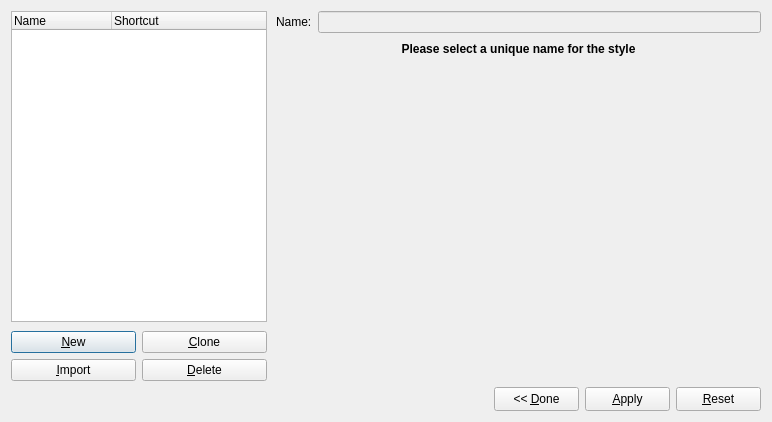
<?xml version="1.0" encoding="UTF-8"?>
<ui version="4.0">
 <class>StyleManager</class>
 <widget class="QDialog" name="StyleManager">
  <property name="enabled">
   <bool>true</bool>
  </property>
  <property name="geometry">
   <rect>
    <x>0</x>
    <y>0</y>
    <width>772</width>
    <height>422</height>
   </rect>
  </property>
  <property name="sizePolicy">
   <sizepolicy hsizetype="MinimumExpanding" vsizetype="Preferred">
    <horstretch>0</horstretch>
    <verstretch>0</verstretch>
   </sizepolicy>
  </property>
  <property name="windowTitle">
   <string>Style Manager</string>
  </property>
  <layout class="QVBoxLayout" name="verticalLayout_2">
   <item>
    <layout class="QHBoxLayout" name="horizontalLayout">
     <property name="spacing">
      <number>9</number>
     </property>
     <item>
      <layout class="QVBoxLayout" name="verticalLayout">
       <property name="spacing">
        <number>9</number>
       </property>
       <item>
        <widget class="StyleView" name="styleView">
         <property name="sizePolicy">
          <sizepolicy hsizetype="Preferred" vsizetype="Expanding">
           <horstretch>0</horstretch>
           <verstretch>0</verstretch>
          </sizepolicy>
         </property>
         <property name="contextMenuPolicy">
          <enum>Qt::CustomContextMenu</enum>
         </property>
         <property name="alternatingRowColors">
          <bool>true</bool>
         </property>
         <property name="allColumnsShowFocus">
          <bool>true</bool>
         </property>
         <column>
          <property name="text">
           <string>Name</string>
          </property>
         </column>
         <column>
          <property name="text">
           <string>Shortcut</string>
          </property>
         </column>
        </widget>
       </item>
       <item>
        <widget class="QFrame" name="leftFrame">
         <property name="sizePolicy">
          <sizepolicy hsizetype="Minimum" vsizetype="Preferred">
           <horstretch>0</horstretch>
           <verstretch>0</verstretch>
          </sizepolicy>
         </property>
         <property name="minimumSize">
          <size>
           <width>190</width>
           <height>0</height>
          </size>
         </property>
         <property name="maximumSize">
          <size>
           <width>32767</width>
           <height>32767</height>
          </size>
         </property>
         <property name="frameShape">
          <enum>QFrame::NoFrame</enum>
         </property>
         <property name="frameShadow">
          <enum>QFrame::Plain</enum>
         </property>
         <property name="lineWidth">
          <number>0</number>
         </property>
         <layout class="QGridLayout" name="gridLayout">
          <property name="leftMargin">
           <number>0</number>
          </property>
          <property name="topMargin">
           <number>0</number>
          </property>
          <property name="rightMargin">
           <number>0</number>
          </property>
          <property name="bottomMargin">
           <number>0</number>
          </property>
          <item row="0" column="0">
           <widget class="QPushButton" name="newButton">
            <property name="sizePolicy">
             <sizepolicy hsizetype="Preferred" vsizetype="Minimum">
              <horstretch>0</horstretch>
              <verstretch>0</verstretch>
             </sizepolicy>
            </property>
            <property name="minimumSize">
             <size>
              <width>0</width>
              <height>0</height>
             </size>
            </property>
            <property name="maximumSize">
             <size>
              <width>1000</width>
              <height>32767</height>
             </size>
            </property>
            <property name="text">
             <string>&amp;New</string>
            </property>
            <property name="shortcut">
             <string>Alt+N</string>
            </property>
           </widget>
          </item>
          <item row="0" column="1">
           <widget class="QPushButton" name="cloneButton">
            <property name="sizePolicy">
             <sizepolicy hsizetype="Preferred" vsizetype="Minimum">
              <horstretch>0</horstretch>
              <verstretch>0</verstretch>
             </sizepolicy>
            </property>
            <property name="minimumSize">
             <size>
              <width>0</width>
              <height>0</height>
             </size>
            </property>
            <property name="maximumSize">
             <size>
              <width>1000</width>
              <height>32767</height>
             </size>
            </property>
            <property name="toolTip">
             <string>Clone copies the style to make similar styles easily</string>
            </property>
            <property name="text">
             <string>&amp;Clone</string>
            </property>
            <property name="shortcut">
             <string>Alt+C</string>
            </property>
           </widget>
          </item>
          <item row="1" column="0">
           <widget class="QPushButton" name="importButton">
            <property name="sizePolicy">
             <sizepolicy hsizetype="Preferred" vsizetype="Minimum">
              <horstretch>0</horstretch>
              <verstretch>0</verstretch>
             </sizepolicy>
            </property>
            <property name="text">
             <string>&amp;Import</string>
            </property>
            <property name="shortcut">
             <string>Alt+I</string>
            </property>
           </widget>
          </item>
          <item row="1" column="1">
           <widget class="QPushButton" name="deleteButton">
            <property name="sizePolicy">
             <sizepolicy hsizetype="Preferred" vsizetype="Minimum">
              <horstretch>0</horstretch>
              <verstretch>0</verstretch>
             </sizepolicy>
            </property>
            <property name="text">
             <string>&amp;Delete</string>
            </property>
            <property name="shortcut">
             <string>Alt+D</string>
            </property>
           </widget>
          </item>
         </layout>
        </widget>
       </item>
      </layout>
     </item>
     <item>
      <widget class="QFrame" name="rightFrame">
       <property name="minimumSize">
        <size>
         <width>472</width>
         <height>0</height>
        </size>
       </property>
       <property name="frameShape">
        <enum>QFrame::NoFrame</enum>
       </property>
       <property name="frameShadow">
        <enum>QFrame::Plain</enum>
       </property>
       <property name="lineWidth">
        <number>0</number>
       </property>
       <layout class="QVBoxLayout">
        <property name="spacing">
         <number>0</number>
        </property>
        <property name="leftMargin">
         <number>0</number>
        </property>
        <property name="topMargin">
         <number>0</number>
        </property>
        <property name="rightMargin">
         <number>0</number>
        </property>
        <property name="bottomMargin">
         <number>0</number>
        </property>
        <item>
         <widget class="QFrame" name="editFrame">
          <property name="sizePolicy">
           <sizepolicy hsizetype="Expanding" vsizetype="Preferred">
            <horstretch>0</horstretch>
            <verstretch>0</verstretch>
           </sizepolicy>
          </property>
          <property name="frameShape">
           <enum>QFrame::NoFrame</enum>
          </property>
          <property name="frameShadow">
           <enum>QFrame::Plain</enum>
          </property>
          <property name="lineWidth">
           <number>0</number>
          </property>
          <layout class="QVBoxLayout">
           <property name="spacing">
            <number>9</number>
           </property>
           <property name="leftMargin">
            <number>0</number>
           </property>
           <property name="topMargin">
            <number>0</number>
           </property>
           <property name="rightMargin">
            <number>0</number>
           </property>
           <property name="bottomMargin">
            <number>0</number>
           </property>
           <item>
            <layout class="QHBoxLayout">
             <item>
              <widget class="QLabel" name="nameLabel">
               <property name="text">
                <string>Name:</string>
               </property>
               <property name="wordWrap">
                <bool>false</bool>
               </property>
              </widget>
             </item>
             <item>
              <widget class="QLineEdit" name="nameEdit">
               <property name="enabled">
                <bool>false</bool>
               </property>
              </widget>
             </item>
            </layout>
           </item>
           <item>
            <widget class="QLabel" name="uniqueLabel">
             <property name="maximumSize">
              <size>
               <width>32767</width>
               <height>30</height>
              </size>
             </property>
             <property name="font">
              <font>
               <weight>75</weight>
               <bold>true</bold>
              </font>
             </property>
             <property name="text">
              <string>Please select a unique name for the style</string>
             </property>
             <property name="alignment">
              <set>Qt::AlignCenter</set>
             </property>
             <property name="wordWrap">
              <bool>false</bool>
             </property>
            </widget>
           </item>
           <item>
            <widget class="QFrame" name="mainFrame">
             <property name="sizePolicy">
              <sizepolicy hsizetype="Expanding" vsizetype="MinimumExpanding">
               <horstretch>0</horstretch>
               <verstretch>0</verstretch>
              </sizepolicy>
             </property>
            </widget>
           </item>
          </layout>
         </widget>
        </item>
       </layout>
      </widget>
     </item>
    </layout>
   </item>
   <item>
    <layout class="QHBoxLayout" name="horizontalLayout_2">
     <item>
      <spacer name="horizontalSpacer">
       <property name="orientation">
        <enum>Qt::Horizontal</enum>
       </property>
       <property name="sizeHint" stdset="0">
        <size>
         <width>40</width>
         <height>20</height>
        </size>
       </property>
      </spacer>
     </item>
     <item>
      <layout class="QHBoxLayout">
       <property name="spacing">
        <number>6</number>
       </property>
       <property name="leftMargin">
        <number>0</number>
       </property>
       <property name="topMargin">
        <number>0</number>
       </property>
       <property name="rightMargin">
        <number>0</number>
       </property>
       <property name="bottomMargin">
        <number>0</number>
       </property>
       <item>
        <widget class="QPushButton" name="okButton">
         <property name="sizePolicy">
          <sizepolicy hsizetype="Preferred" vsizetype="Fixed">
           <horstretch>0</horstretch>
           <verstretch>0</verstretch>
          </sizepolicy>
         </property>
         <property name="minimumSize">
          <size>
           <width>85</width>
           <height>24</height>
          </size>
         </property>
         <property name="text">
          <string>&lt;&lt; &amp;Done</string>
         </property>
         <property name="shortcut">
          <string>Alt+D</string>
         </property>
        </widget>
       </item>
       <item>
        <widget class="QPushButton" name="applyButton">
         <property name="sizePolicy">
          <sizepolicy hsizetype="Preferred" vsizetype="Fixed">
           <horstretch>0</horstretch>
           <verstretch>0</verstretch>
          </sizepolicy>
         </property>
         <property name="minimumSize">
          <size>
           <width>85</width>
           <height>24</height>
          </size>
         </property>
         <property name="text">
          <string>&amp;Apply</string>
         </property>
         <property name="shortcut">
          <string>Alt+A</string>
         </property>
        </widget>
       </item>
       <item>
        <widget class="QPushButton" name="resetButton">
         <property name="sizePolicy">
          <sizepolicy hsizetype="Preferred" vsizetype="Fixed">
           <horstretch>0</horstretch>
           <verstretch>0</verstretch>
          </sizepolicy>
         </property>
         <property name="minimumSize">
          <size>
           <width>85</width>
           <height>24</height>
          </size>
         </property>
         <property name="text">
          <string>&amp;Reset</string>
         </property>
         <property name="shortcut">
          <string>Alt+R</string>
         </property>
        </widget>
       </item>
      </layout>
     </item>
    </layout>
   </item>
  </layout>
 </widget>
 <layoutdefault spacing="6" margin="11"/>
 <customwidgets>
  <customwidget>
   <class>StyleView</class>
   <extends>QTreeWidget</extends>
   <header>ui/styleview.h</header>
  </customwidget>
 </customwidgets>
 <includes>
  <include location="local">ui/scrpalettebase.h</include>
  <include location="local">ui/scrpalettebase.h</include>
 </includes>
 <resources/>
 <connections/>
</ui>
